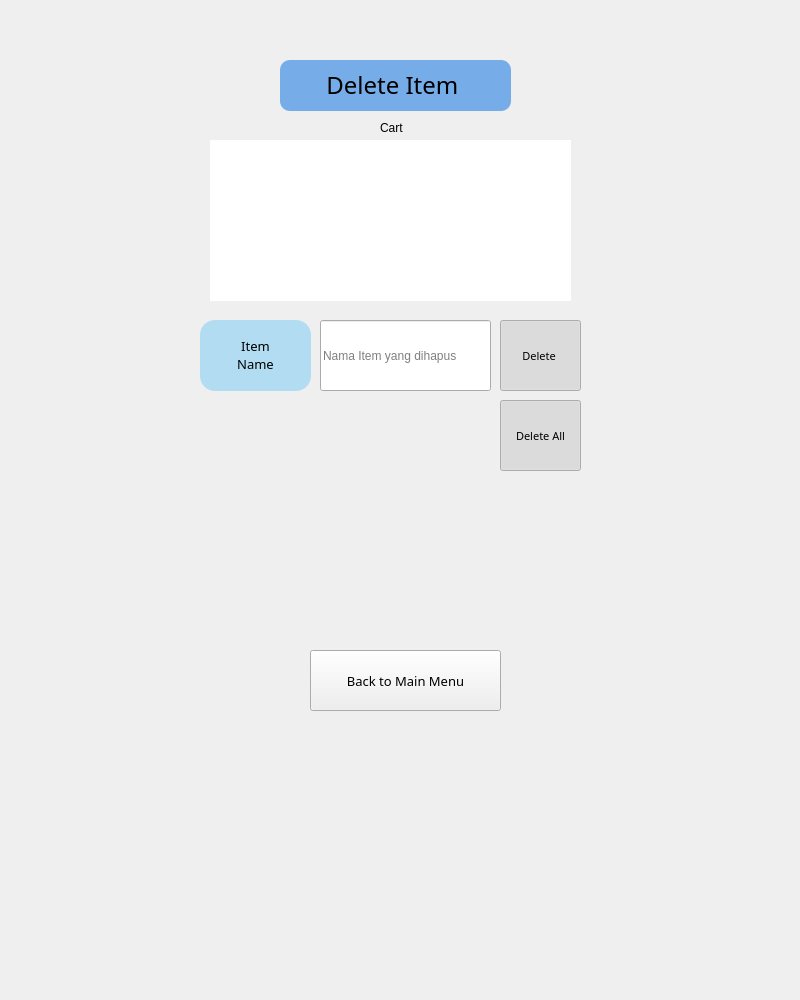
<?xml version="1.0" encoding="UTF-8"?>
<ui version="4.0">
 <class>Dialog</class>
 <widget class="QDialog" name="Dialog">
  <property name="geometry">
   <rect>
    <x>0</x>
    <y>0</y>
    <width>800</width>
    <height>1000</height>
   </rect>
  </property>
  <property name="windowTitle">
   <string>Dialog</string>
  </property>
  <widget class="QWidget" name="widget" native="true">
   <property name="geometry">
    <rect>
     <x>190</x>
     <y>30</y>
     <width>400</width>
     <height>700</height>
    </rect>
   </property>
   <property name="styleSheet">
    <string notr="true">background-color :'white'</string>
   </property>
   <widget class="QLabel" name="InputItemName">
    <property name="geometry">
     <rect>
      <x>90</x>
      <y>30</y>
      <width>231</width>
      <height>51</height>
     </rect>
    </property>
    <property name="font">
     <font>
      <family>Montserrat Medium</family>
      <pointsize>18</pointsize>
     </font>
    </property>
    <property name="layoutDirection">
     <enum>Qt::LeftToRight</enum>
    </property>
    <property name="styleSheet">
     <string notr="true">QLabel {
background-color : rgb(118, 173, 232);
border-radius :10px
}</string>
    </property>
    <property name="frameShape">
     <enum>QFrame::NoFrame</enum>
    </property>
    <property name="frameShadow">
     <enum>QFrame::Plain</enum>
    </property>
    <property name="lineWidth">
     <number>0</number>
    </property>
    <property name="text">
     <string>&lt;html&gt;&lt;head/&gt;&lt;body&gt;&lt;p align=&quot;center&quot;&gt;Delete Item &lt;/p&gt;&lt;/body&gt;&lt;/html&gt;</string>
    </property>
    <property name="textFormat">
     <enum>Qt::RichText</enum>
    </property>
    <property name="scaledContents">
     <bool>true</bool>
    </property>
    <property name="alignment">
     <set>Qt::AlignCenter</set>
    </property>
    <property name="wordWrap">
     <bool>true</bool>
    </property>
   </widget>
   <widget class="QPushButton" name="backButton">
    <property name="geometry">
     <rect>
      <x>30</x>
      <y>910</y>
      <width>251</width>
      <height>71</height>
     </rect>
    </property>
    <property name="font">
     <font>
      <family>Montserrat Medium</family>
      <pointsize>10</pointsize>
     </font>
    </property>
    <property name="styleSheet">
     <string notr="true">QPushButton::active {
background-color : rgb(177, 220, 242);
border-radius : 25px;
}
QPushButton::hover{
background-color : rgb(31, 204, 181);
}

QPushButton::pressed{
background-color : rgb(30, 115, 227);
}


</string>
    </property>
    <property name="text">
     <string>Back</string>
    </property>
   </widget>
   <widget class="QLabel" name="label_2">
    <property name="geometry">
     <rect>
      <x>10</x>
      <y>290</y>
      <width>111</width>
      <height>71</height>
     </rect>
    </property>
    <property name="font">
     <font>
      <family>Montserrat Medium</family>
      <pointsize>10</pointsize>
     </font>
    </property>
    <property name="styleSheet">
     <string notr="true">QLabel{
background-color : rgb(177, 220, 242);
border-radius : 15px;
}</string>
    </property>
    <property name="text">
     <string>&lt;html&gt;&lt;head/&gt;&lt;body&gt;&lt;p&gt;Item&lt;br&gt; Name&lt;/p&gt;&lt;/body&gt;&lt;/html&gt;</string>
    </property>
    <property name="alignment">
     <set>Qt::AlignCenter</set>
    </property>
   </widget>
   <widget class="QPushButton" name="DeleteSingleItem">
    <property name="geometry">
     <rect>
      <x>310</x>
      <y>290</y>
      <width>81</width>
      <height>71</height>
     </rect>
    </property>
    <property name="font">
     <font>
      <family>Montserrat Medium</family>
      <pointsize>8</pointsize>
     </font>
    </property>
    <property name="styleSheet">
     <string notr="true">
QPushButton::active {
background-color :  rgb(16, 166, 235);
border-radius : 25px;
}
QPushButton::hover{
background-color : rgb(31, 204, 181);
}

QPushButton::pressed{
background-color : rgb(30, 115, 227);
}</string>
    </property>
    <property name="text">
     <string>Delete </string>
    </property>
    <property name="checkable">
     <bool>true</bool>
    </property>
    <property name="checked">
     <bool>true</bool>
    </property>
   </widget>
   <widget class="QPushButton" name="toMainMenu">
    <property name="geometry">
     <rect>
      <x>120</x>
      <y>620</y>
      <width>191</width>
      <height>61</height>
     </rect>
    </property>
    <property name="font">
     <font>
      <family>Montserrat Medium</family>
      <pointsize>10</pointsize>
     </font>
    </property>
    <property name="styleSheet">
     <string notr="true">
QPushButton::active {
background-color :  rgb(16, 166, 235);
border-radius : 25px;
}
QPushButton::hover{
background-color : rgb(31, 204, 181);
}

QPushButton::pressed{
background-color : rgb(30, 115, 227);
}</string>
    </property>
    <property name="text">
     <string>Back to Main Menu</string>
    </property>
   </widget>
   <widget class="QLabel" name="Status">
    <property name="geometry">
     <rect>
      <x>20</x>
      <y>510</y>
      <width>351</width>
      <height>81</height>
     </rect>
    </property>
    <property name="font">
     <font>
      <family>Montserrat Medium</family>
      <pointsize>8</pointsize>
     </font>
    </property>
    <property name="layoutDirection">
     <enum>Qt::LeftToRight</enum>
    </property>
    <property name="styleSheet">
     <string notr="true">QLabel {

border-radius :10px
}</string>
    </property>
    <property name="frameShape">
     <enum>QFrame::NoFrame</enum>
    </property>
    <property name="frameShadow">
     <enum>QFrame::Plain</enum>
    </property>
    <property name="lineWidth">
     <number>0</number>
    </property>
    <property name="text">
     <string>&lt;html&gt;&lt;head/&gt;&lt;body&gt;&lt;p&gt;&lt;br/&gt;&lt;/p&gt;&lt;/body&gt;&lt;/html&gt;</string>
    </property>
    <property name="textFormat">
     <enum>Qt::RichText</enum>
    </property>
    <property name="scaledContents">
     <bool>true</bool>
    </property>
    <property name="alignment">
     <set>Qt::AlignCenter</set>
    </property>
    <property name="wordWrap">
     <bool>true</bool>
    </property>
   </widget>
   <widget class="QPushButton" name="DeleteAll">
    <property name="geometry">
     <rect>
      <x>310</x>
      <y>370</y>
      <width>81</width>
      <height>71</height>
     </rect>
    </property>
    <property name="font">
     <font>
      <family>Montserrat Medium</family>
      <pointsize>8</pointsize>
     </font>
    </property>
    <property name="styleSheet">
     <string notr="true">
QPushButton::active {
background-color :  red;
border-radius : 25px;
}
QPushButton::hover{
background-color : rgb(31, 204, 181);
}

QPushButton::pressed{
background-color : rgb(30, 115, 227);
}</string>
    </property>
    <property name="text">
     <string>Delete All</string>
    </property>
    <property name="checkable">
     <bool>true</bool>
    </property>
    <property name="checked">
     <bool>true</bool>
    </property>
   </widget>
   <widget class="QTableView" name="ItemTable">
    <property name="geometry">
     <rect>
      <x>20</x>
      <y>110</y>
      <width>361</width>
      <height>161</height>
     </rect>
    </property>
    <property name="styleSheet">
     <string notr="true">QTableView{
border-style : none
}</string>
    </property>
    <property name="gridStyle">
     <enum>Qt::NoPen</enum>
    </property>
   </widget>
   <widget class="QLineEdit" name="ItemNameBox">
    <property name="geometry">
     <rect>
      <x>120</x>
      <y>290</y>
      <width>181</width>
      <height>71</height>
     </rect>
    </property>
    <property name="styleSheet">
     <string notr="true">QLineEdit{
margin-left:10px;

}
QLineEdit::active {
background-color : rgb(118, 173, 232);
border-radius : 15px;
border-style: none;
}
QLineEdit::hover{
background-color : rgb(31, 204, 181);
}

QLineEdit::pressed{
background-color : rgb(30, 115, 227);
}


</string>
    </property>
    <property name="placeholderText">
     <string>Nama Item yang dihapus</string>
    </property>
   </widget>
   <widget class="QLabel" name="label">
    <property name="geometry">
     <rect>
      <x>190</x>
      <y>90</y>
      <width>55</width>
      <height>16</height>
     </rect>
    </property>
    <property name="text">
     <string>Cart</string>
    </property>
   </widget>
  </widget>
 </widget>
 <resources/>
 <connections/>
</ui>
